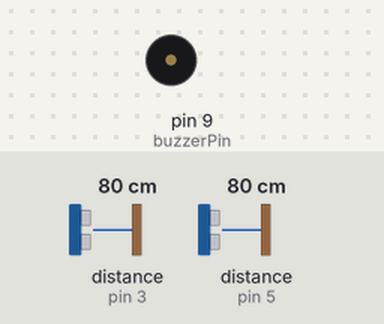
Simulated run of this sketch. Board: Arduino Uno, built with avr-gcc and run on an emulated ATmega328P. On the bench: buzzer (waves = sounding, pin HIGH). Wiring (inferred from the names in the program): 2 × ultrasonic range finder: trigger pin 2, echo pin 3 / trigger pin 4, echo pin 5. Inputs (shaded band) come from the test bench; at power-on: distance to the obstacle (sensors on pin 3, pin 5) 80 cm. The echo pulse lasts 58.3 µs per cm; pins used as bus, display or sensor lines are not drawn.

Above: at 1.2 s.
1.3 s: distance to the obstacle (sensor on pin 3) set to 75 cm
2.8 s: distance to the obstacle (sensor on pin 3) set to 69 cm
At 3.01 s:
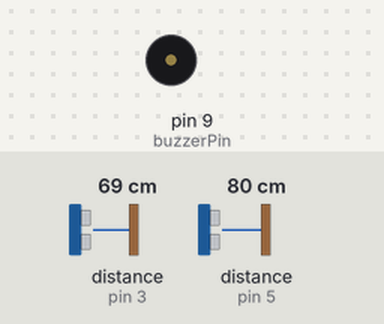
5.8 s: distance to the obstacle (sensor on pin 3) set to 5 cm
8.8 s: distance to the obstacle (sensor on pin 3) set to 2 cm
At 8.8 s:
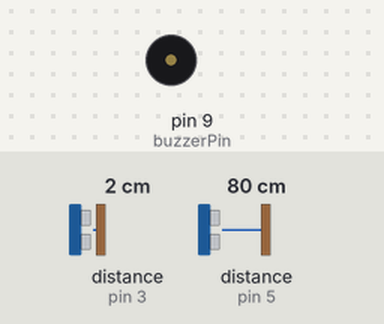
10.3 s: distance to the obstacle (sensor on pin 5) set to 47 cm
11.8 s: distance to the obstacle (sensor on pin 5) set to 38 cm
At 12.08 s:
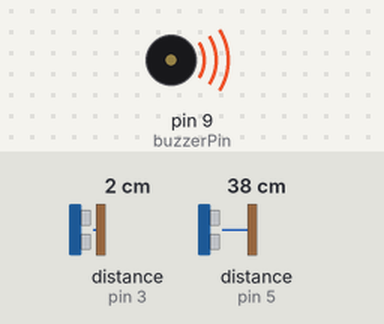
Timing chart, 0 to 15.8 s (numbered marks = the images above; inputs shaded):
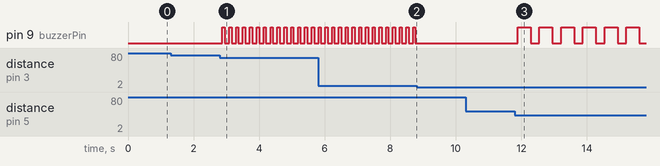

The sketch:

arduino.ino
```cpp
const int trigPin1 = 2;
const int echoPin1 = 3;
const int trigPin2 = 4;
const int echoPin2 = 5;
const int buzzerPin = 9;

const int forwardThreshold = 70; // Adjusted for stability
const int groundThreshold = 40;  // Lowered to avoid detecting the floor itself

void setup() {
  pinMode(trigPin1, OUTPUT);
  pinMode(echoPin1, INPUT);
  pinMode(trigPin2, OUTPUT);
  pinMode(echoPin2, INPUT);
  pinMode(buzzerPin, OUTPUT);

  // Ensure buzzer starts OFF
  digitalWrite(buzzerPin, LOW);
  Serial.begin(9600);
}

void loop() {
  // Read Sensor 1
  int distForward = getDistance(trigPin1, echoPin1);
  delay(30); // CRITICAL: Wait for sound waves to die down before next sensor

  // Read Sensor 2
  int distGround = getDistance(trigPin2, echoPin2);
  delay(30);

  // LOGIC: Only trigger if distance is GREATER than 2cm (ignores errors)
  // and LESS than threshold.

  if (distForward > 2 && distForward <= forwardThreshold) {
    // Forward Alert: Short sharp beeps
    digitalWrite(buzzerPin, HIGH);
    delay(70);
    digitalWrite(buzzerPin, LOW);
    delay(70);
  }
  else if (distGround > 2 && distGround <= groundThreshold) {
    // Ground Alert: Long slow beeps
    digitalWrite(buzzerPin, HIGH);
    delay(400);
    digitalWrite(buzzerPin, LOW);
    delay(200);
  }
  else {
    // Force the buzzer OFF if nothing is detected
    digitalWrite(buzzerPin, LOW);
  }
}

int getDistance(int trig, int echo) {
  digitalWrite(trig, LOW);
  delayMicroseconds(5);
  digitalWrite(trig, HIGH);
  delayMicroseconds(10);
  digitalWrite(trig, LOW);

  // Timeout set to 20ms (~3.4 meters) to keep the stick fast
  long duration = pulseIn(echo, HIGH, 20000);

  if (duration == 0) return 999; // If no hit, return a huge distance
  return duration * 0.034 / 2;
}
```

Measured:
- the behaviour switches between 72 and 71 cm on distance to the obstacle (sensor on pin 3) (found by bisection; images 0 and 1)
- the behaviour switches between 4 and 3 cm on distance to the obstacle (sensor on pin 3) (found by bisection; images 1 and 2)
- the behaviour switches between 42 and 41 cm on distance to the obstacle (sensor on pin 5) (found by bisection; images 2 and 3)
- after the input at 1.3 s, every drawn part: stays the same
- after the input at 2.8 s, pin 9 (buzzerPin): alternates HIGH for 0.07 s and LOW for 0.14 s, starting after 0.08 s
- after the input at 8.8 s, pin 9 (buzzerPin): stops changing and stays LOW
- after the input at 10.3 s, every drawn part: stays the same
- after the input at 11.8 s, pin 9 (buzzerPin): alternates HIGH for 0.40 s and LOW for 0.26 s, starting after 0.08 s
